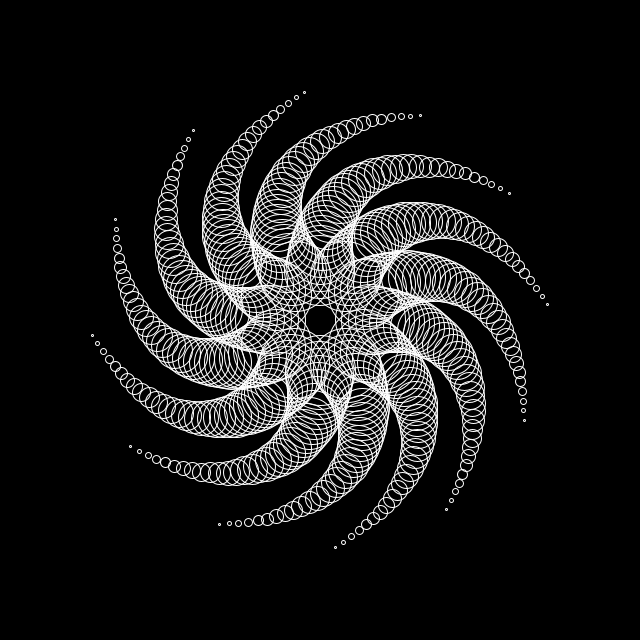
Frame 1 (no input)
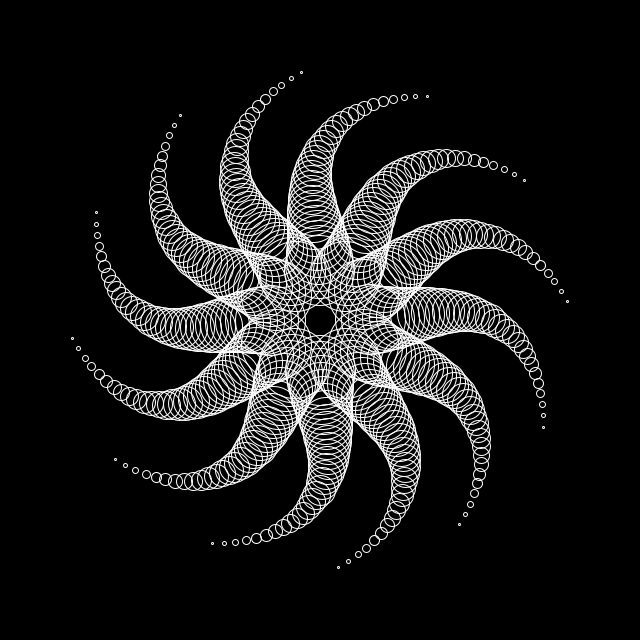
Frame 60 (the mouse pressed at the canvas centre just before this capture)
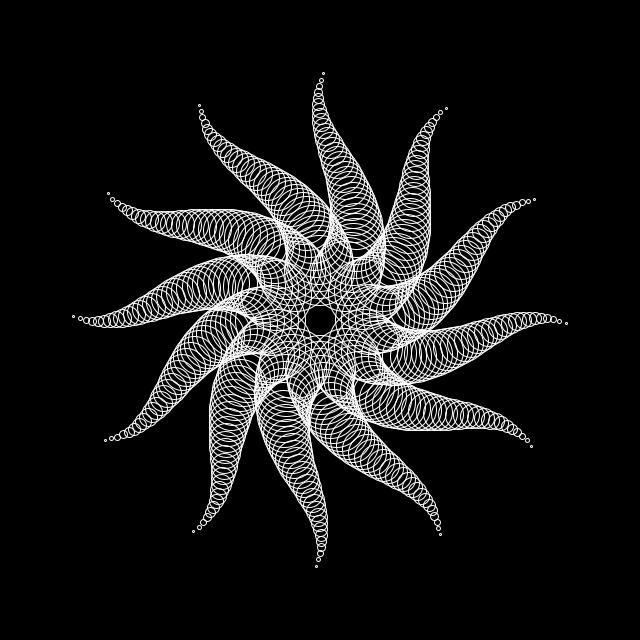
Frame 120 (the mouse held since frame 60 and released just before this capture)

The Processing sketch that drew these frames (run headless with seeded random() and noise(); from frame 60 on, the mouse is pressed at the canvas centre):

// Processing sketch: processing_156687
// ── processing_156687.pde

/* Length of the tenticle */
float len = 70;

void setup() {
  size(640, 640);
  stroke(255);
  noFill();
}

void draw() {
  background(0);
  translate(width/2, height/2);
  /* First loop is for the tenticles to be located on a cirlce */
  for (int i = 0; i < 360; i+=30) {
    float x = sin(radians(i)) * 50;
    float y = cos(radians(i)) * 50;
    /* Second loop is for the tenticles */
    for(int q = 0; q < len; q+=2){
      /* The angle is to make the movement */
      float angle = cos(radians(len-q+frameCount)) * q;
      float x2 = sin(radians(i-angle))*(q*3);
      float y2 = cos(radians(i-angle))*(q*3);
      /* fill(255-q*3); */
      ellipse(x+x2, y+y2, len-q, len-q);
    }
  }
}
